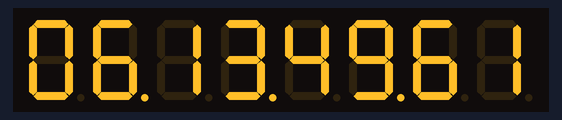
This sketch was run on a simulated Arduino Mega 2560, built with avr-gcc and run on an emulated ATmega2560. On the bench: 8-digit seven-segment display.

Above: at 0.15 s.
At 5.01 s:
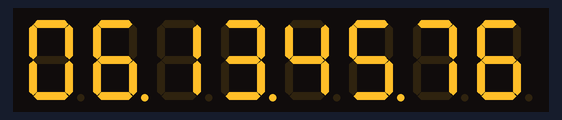
At 9.88 s:
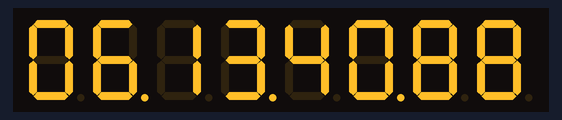
At 19.97 s:
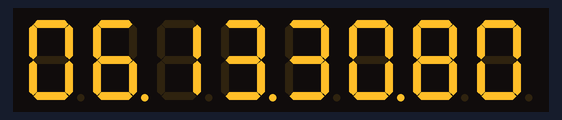
At 29.71 s:
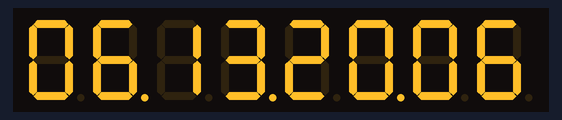
At 39.76 s:
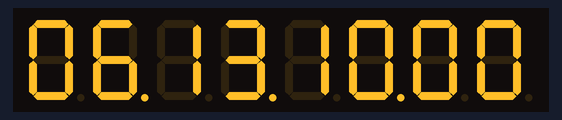

The sketch:

MAX72197Segment.ino
```cpp
//We always have to include the library
#include "LedControl.h"
#include <Time.h>

/*
 Now we need a LedControl to work with.
 ***** These pin numbers will probably not work with your hardware *****
 DataIn
 CLK
 CS/LOAD
 We have only a single MAX72XX.
 */
LedControl lc=LedControl(26,30,28,1);

/* we always wait a bit between updates of the display */
unsigned long delaytime=25;

void setup() {
  /*
   The MAX72XX is in power-saving mode on startup,
   we have to do a wakeup call
   */
  lc.shutdown(0,false);
  /* Set the brightness to a medium values */
  lc.setIntensity(0,5);
  /* and clear the display */
  lc.clearDisplay(0);
}


void loop() {
    showTime(1414304029 - (millis()/1000));

   //lc.clearDisplay(0);

  // lc.setDigit(0,3,i,false);


}


void showTime(time_t t) {

   int cents = ((1414304029*1000) - (millis())) /10 %100;
   int secs = second(t);
   int mins = minute(t);
   int hours = hour(t);
   int days = t/60/60/24;

   int pos = 0;

     // set cents
   lc.setDigit(0,pos++, cents%10, false);
   lc.setDigit(0,pos++, cents/10%10, false);

   // set secs
   lc.setDigit(0,pos++,secs%10, true);
   lc.setDigit(0,pos++,secs/10%10, false);

   // mins
   lc.setDigit(0,pos++,mins%10, true);
   lc.setDigit(0,pos++,mins/10%10, false);


   // hours
   lc.setDigit(0,pos++,hours%10, true);
   lc.setDigit(0,pos++,hours/10%10, false);

    // hours
   lc.setDigit(0,pos++,days%10, true);
   lc.setDigit(0,pos++,days/10%10, false);


}
```
